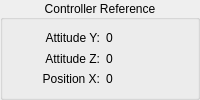
          <widget class="QGroupBox" name="data_group_box_controller_reference">
           <property name="title">
            <string>Controller Reference</string>
           </property>
           <property name="alignment">
            <set>Qt::AlignCenter</set>
           </property>
           <layout class="QHBoxLayout" name="data_group_box_layout_controller_reference">
            <item>
             <layout class="QVBoxLayout" name="data_controller_reference_layout_label_name">
              <item>
               <widget class="QLabel" name="data_controller_reference_label_name_attitude_y">
                <property name="text">
                 <string>Attitude Y:</string>
                </property>
                <property name="alignment">
                 <set>Qt::AlignRight|Qt::AlignTrailing|Qt::AlignVCenter</set>
                </property>
               </widget>
              </item>
              <item>
               <widget class="QLabel" name="data_controller_reference_label_name_attitude_z">
                <property name="text">
                 <string>Attitude Z:</string>
                </property>
                <property name="alignment">
                 <set>Qt::AlignRight|Qt::AlignTrailing|Qt::AlignVCenter</set>
                </property>
               </widget>
              </item>
              <item>
               <widget class="QLabel" name="data_controller_reference_label_name_position_x">
                <property name="text">
                 <string>Position X:</string>
                </property>
                <property name="alignment">
                 <set>Qt::AlignRight|Qt::AlignTrailing|Qt::AlignVCenter</set>
                </property>
               </widget>
              </item>
             </layout>
            </item>
            <item>
             <layout class="QVBoxLayout" name="data_controller_reference_layout_label_value">
              <item>
               <widget class="QLabel" name="data_controller_reference_label_value_attitude_y">
                <property name="sizePolicy">
                 <sizepolicy hsizetype="Fixed" vsizetype="Preferred">
                  <horstretch>0</horstretch>
                  <verstretch>0</verstretch>
                 </sizepolicy>
                </property>
                <property name="minimumSize">
                 <size>
                  <width>80</width>
                  <height>0</height>
                 </size>
                </property>
                <property name="text">
                 <string>0</string>
                </property>
               </widget>
              </item>
              <item>
               <widget class="QLabel" name="data_controller_reference_label_value_attitude_z">
                <property name="sizePolicy">
                 <sizepolicy hsizetype="Fixed" vsizetype="Preferred">
                  <horstretch>0</horstretch>
                  <verstretch>0</verstretch>
                 </sizepolicy>
                </property>
                <property name="minimumSize">
                 <size>
                  <width>80</width>
                  <height>0</height>
                 </size>
                </property>
                <property name="text">
                 <string>0</string>
                </property>
               </widget>
              </item>
              <item>
               <widget class="QLabel" name="data_controller_reference_label_value_position_x">
                <property name="sizePolicy">
                 <sizepolicy hsizetype="Fixed" vsizetype="Preferred">
                  <horstretch>0</horstretch>
                  <verstretch>0</verstretch>
                 </sizepolicy>
                </property>
                <property name="minimumSize">
                 <size>
                  <width>80</width>
                  <height>0</height>
                 </size>
                </property>
                <property name="text">
                 <string>0</string>
                </property>
               </widget>
              </item>
             </layout>
            </item>
           </layout>
          </widget>
